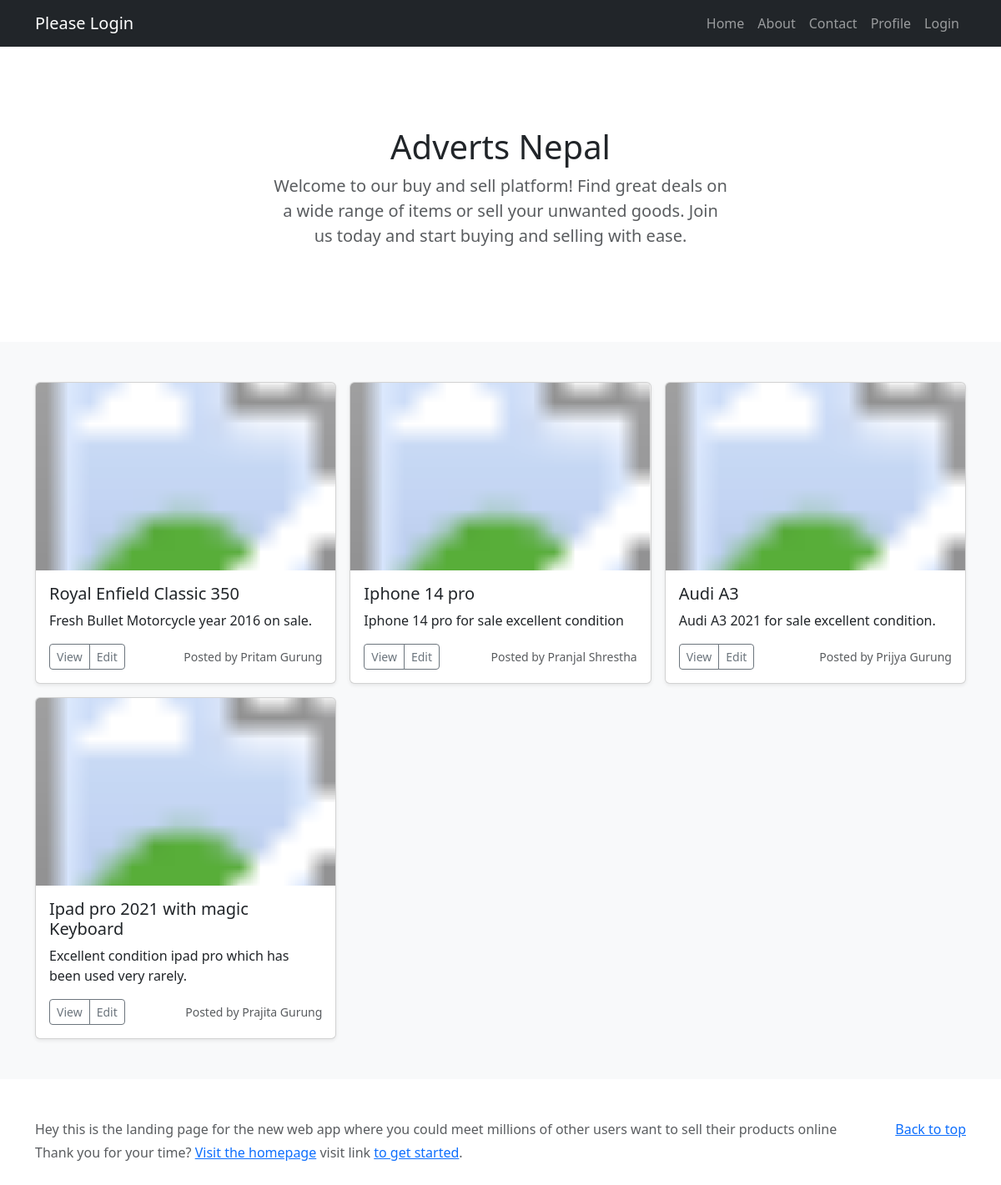
Before: / with the older database file.
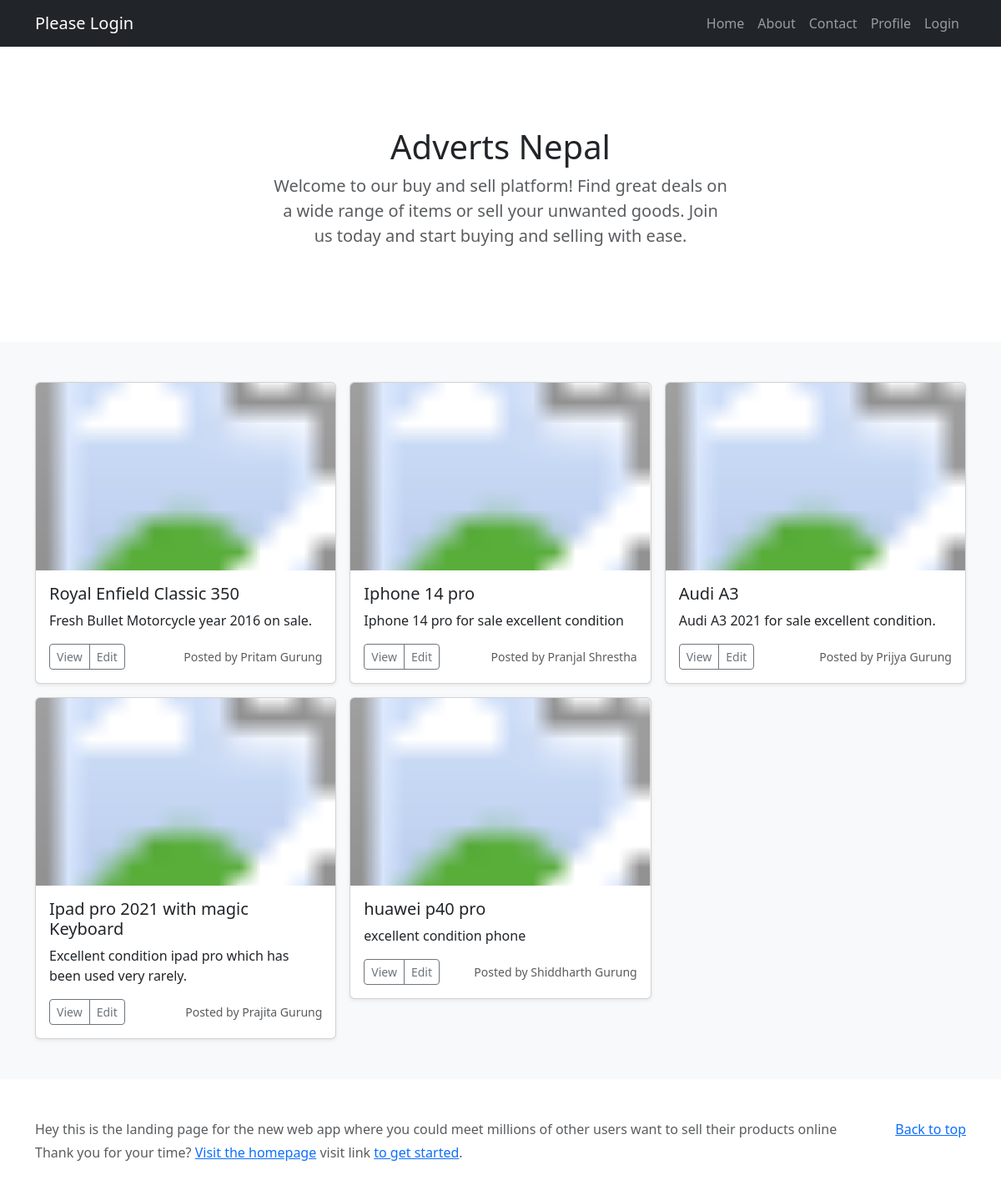
After: the same page with the newer database file.
### main.py (models this page shows)
class Ad(db.Model):
    __tablename__ = "ads"
    id = db.Column(db.Integer,primary_key=True)
    ad_title = db.Column(db.String(250), nullable=False)
    img_url = db.Column(db.String(250))
    description = db.Column(db.Text, nullable=False)
    author = relationship('User', back_populates='posts')
    author_id = db.Column(db.Integer, db.ForeignKey("users.id"))
    date = db.Column(db.String(250), nullable=False)

class User(db.Model, UserMixin):
    __tablename__ = "users"
    id = db.Column(db.Integer, primary_key=True)
    name = db.Column(db.String(250), nullable=False)
    contact_number = db.Column(db.Integer, nullable=False)
    email = db.Column(db.String(250), nullable=False)
    password = db.Column(db.String(250), nullable=False)
    posts = relationship('Ad', back_populates='author')

### main.py (the view)
@app.route('/')
def home():
    all_ads = Ad.query.all()
    return render_template('index.html', all_ads=all_ads)

### templates/index.html (shortened to what this page needs)
{% extends 'base.html' %}
{% block content %}
  <section class="py-5 text-center container">
    <div class="row py-lg-5">
      <div class="col-lg-6 col-md-8 mx-auto">
        <h1 class="fw-light">Adverts Nepal</h1>
        <p class="lead text-body-secondary"> Welcome to our buy and sell platform! Find great deals on a wide range of items or sell your unwanted goods. Join us today and start buying and selling with ease.</p>
      </div>
    </div>
  </section>
{% if all_ads %}
  <div class="album py-5 bg-body-tertiary">
    <div class="container">
      <div class="row row-cols-1 row-cols-sm-2 row-cols-md-3 g-3">
        {% for ad in all_ads %}
        <div class="col">
          <div class="card shadow-sm">
            <svg class="bd-placeholder-img card-img-top" width="100%" height="225" xmlns="http://www.w3.org/2000/svg" role="img" aria-label="Placeholder: Thumbnail" preserveAspectRatio="xMidYMid slice">
             <image href={{ ad.img_url }} width="100%" height="100%" preserveAspectRatio="xMidYMid slice" />
            </svg>
            <div class="card-body">
              <h5 class="card-title">{{ ad.ad_title }}</h5>
              <p class="card-text">{{ ad.description }}</p>
              <div class="d-flex justify-content-between align-items-center">
                <div class="btn-group">
                  <button type="button" class="btn btn-sm btn-outline-secondary">View</button>
                  <button type="button" class="btn btn-sm btn-outline-secondary">Edit</button>
                </div>
                <small class="text-body-secondary">Posted by {{ ad.author.name }}</small>
              </div>
            </div>
          </div>
        </div>
        {% endfor %}
      </div>
    </div>
  </div>
{% endif %}
<footer class="text-body-secondary py-5">
  <div class="container">
    <p class="float-end mb-1">
      <a href="#">Back to top</a>
    </p>
    <p class="mb-1">Hey this is the landing page for the new web app where you could meet millions of other users want to sell their products online</p>
    <p class="mb-0">Thank you for your time? <a href="/">Visit the homepage</a> visit link <a href="/docs/5.3/getting-started/introduction/">to get started</a>.</p>
  </div>
</footer>
{% endblock %}

### templates/base.html (shortened to what this page needs)
<!DOCTYPE html>
<html lang="en">
<head>
    <link href="https://cdn.jsdelivr.net/npm/bootstrap@5.3.0/dist/css/bootstrap.min.css" rel="stylesheet">
    <head><script src="/docs/5.3/assets/js/color-modes.js"></script>
<link href="/docs/5.3/dist/css/bootstrap.min.css" rel="stylesheet">
  </head>
</head>
<body>
  {% block content %}
  {% endblock %}
</body>
</html>

### templates/header.html (shortened to what this page needs)
<head>
<link href="/docs/5.3/dist/css/bootstrap.min.css" rel="stylesheet">
   <nav class="navbar navbar-expand-lg navbar-dark bg-dark">
    <div class="container">
      {% if current_user.is_authenticated: %}
      <a class="navbar-brand" href="#">Welcome {{current_user.name.split(' ')[0]}}</a>
      {% else %}
        <a class="navbar-brand" href="#">Please Login</a>
      {% endif %}
      <div class="collapse navbar-collapse" id="navbarNav">
        <ul class="navbar-nav ms-auto">
          <li class="nav-item">
            <a class="nav-link" href="{{url_for('home')}}">Home</a>
          </li>
          <li class="nav-item">
            <a class="nav-link" href="#">About</a>
          </li>
          <li class="nav-item">
            <a class="nav-link" href="#">Contact</a>
          </li>
          <li class="nav-item">
            <a class="nav-link" href="#">Profile</a>
          </li>
          {% if not current_user.is_authenticated: %}
          <li class="nav-item">
            <a class="nav-link" href="{{ url_for('login') }}">Login</a>
          </li>
          {% endif %}
        </ul>
      </div>
    </div>
  </nav>
  </head>

### templates/header.html (style rules this page uses)
.bd-placeholder-img { font-size: 1.125rem; text-anchor: middle; -webkit-user-select: none; -moz-user-select: none; user-select: none; }

Changed rows visible on the page:
added Ad: ad_title "huawei p40 pro", description "excellent condition phone", author.name "Shiddharth Gurung"
